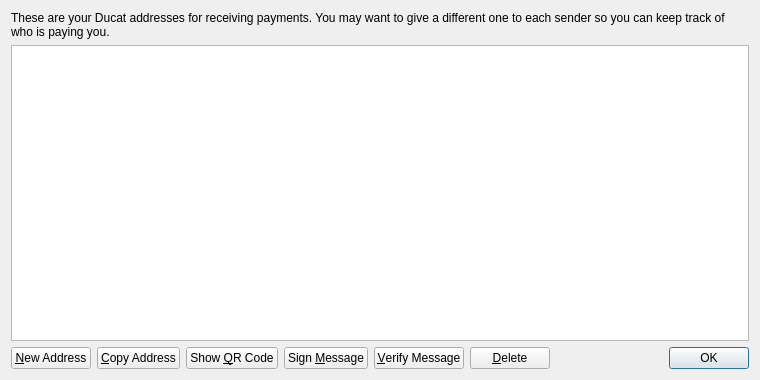
<?xml version="1.0" encoding="UTF-8"?>
<ui version="4.0">
 <class>AddressBookPage</class>
 <widget class="QWidget" name="AddressBookPage">
  <property name="geometry">
   <rect>
    <x>0</x>
    <y>0</y>
    <width>760</width>
    <height>380</height>
   </rect>
  </property>
  <property name="windowTitle">
   <string>Address Book</string>
  </property>
  <layout class="QVBoxLayout" name="verticalLayout">
   <item>
    <widget class="QLabel" name="labelExplanation">
     <property name="text">
      <string>These are your Ducat addresses for receiving payments. You may want to give a different one to each sender so you can keep track of who is paying you.</string>
     </property>
     <property name="textFormat">
      <enum>Qt::PlainText</enum>
     </property>
     <property name="wordWrap">
      <bool>true</bool>
     </property>
    </widget>
   </item>
   <item>
    <widget class="QTableView" name="tableView">
     <property name="contextMenuPolicy">
      <enum>Qt::CustomContextMenu</enum>
     </property>
     <property name="toolTip">
      <string>Double-click to edit address or label</string>
     </property>
     <property name="tabKeyNavigation">
      <bool>false</bool>
     </property>
     <property name="selectionMode">
      <enum>QAbstractItemView::SingleSelection</enum>
     </property>
     <property name="selectionBehavior">
      <enum>QAbstractItemView::SelectRows</enum>
     </property>
     <property name="sortingEnabled">
      <bool>true</bool>
     </property>
     <attribute name="verticalHeaderVisible">
      <bool>false</bool>
     </attribute>
    </widget>
   </item>
   <item>
    <layout class="QHBoxLayout" name="horizontalLayout">
     <item>
      <widget class="QPushButton" name="newAddressButton">
       <property name="toolTip">
        <string>Create a new address</string>
       </property>
       <property name="text">
        <string>&amp;New Address</string>
       </property>
      </widget>
     </item>
     <item>
      <widget class="QPushButton" name="copyToClipboard">
       <property name="toolTip">
        <string>Copy the currently selected address to the system clipboard</string>
       </property>
       <property name="text">
        <string>&amp;Copy Address</string>
       </property>
      </widget>
     </item>
     <item>
      <widget class="QPushButton" name="showQRCode">
       <property name="text">
        <string>Show &amp;QR Code</string>
       </property>
      </widget>
     </item>
     <item>
      <widget class="QPushButton" name="signMessage">
       <property name="toolTip">
        <string>Sign a message to prove you own a Ducat address</string>
       </property>
       <property name="text">
        <string>Sign &amp;Message</string>
       </property>
      </widget>
     </item>
     <item>
      <widget class="QPushButton" name="verifyMessage">
       <property name="toolTip">
        <string>Verify a message to ensure it was signed with a specified Ducat address</string>
       </property>
       <property name="text">
        <string>&amp;Verify Message</string>
       </property>
      </widget>
     </item>
     <item>
      <widget class="QPushButton" name="deleteButton">
       <property name="toolTip">
        <string>Delete the currently selected address from the list</string>
       </property>
       <property name="text">
        <string>&amp;Delete</string>
       </property>
      </widget>
     </item>
     <item>
      <spacer name="horizontalSpacer">
       <property name="orientation">
        <enum>Qt::Horizontal</enum>
       </property>
       <property name="sizeHint" stdset="0">
        <size>
         <width>40</width>
         <height>20</height>
        </size>
       </property>
      </spacer>
     </item>
     <item>
      <widget class="QDialogButtonBox" name="buttonBox">
       <property name="sizePolicy">
        <sizepolicy hsizetype="Maximum" vsizetype="Fixed">
         <horstretch>0</horstretch>
         <verstretch>0</verstretch>
        </sizepolicy>
       </property>
       <property name="standardButtons">
        <set>QDialogButtonBox::Ok</set>
       </property>
      </widget>
     </item>
    </layout>
   </item>
  </layout>
 </widget>
 <resources>
  <include location="../bitcoin.qrc"/>
 </resources>
 <connections/>
</ui>
